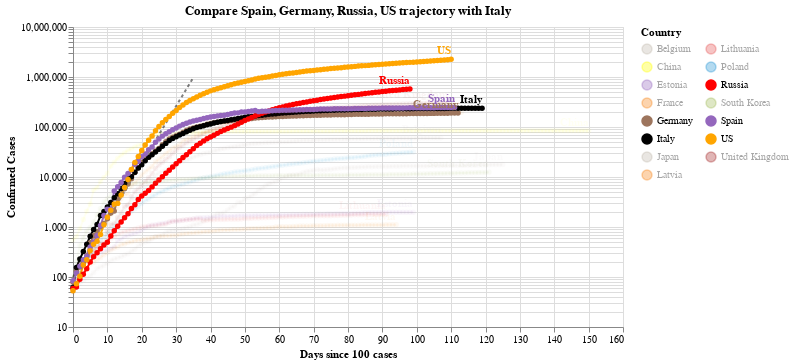

The cell this chart's notebook holds for it:
### Code cell
#hide_input
chart2 = make_since_chart(dff2, ['Spain', 'Germany','Russia', 'US'], baseline_countries)
chart2

### Figure 1 — Vega-Lite specification as saved in the notebook (floating-point values rounded to 4 significant figures; data arrays with more than 128 entries replaced by an {"elided": "..."} marker saying what was removed)
{"config": {"view": {"continuousWidth": 400, "continuousHeight": 300}}, "layer": [{"data": {"name": "data-628230001892d6798b50651be41d1b3e"}, "mark": {"type": "line", "color": "black", "opacity": 0.5, "strokeDash": [3, 3]}, "encoding": {"x": {"type": "quantitative", "field": "Days since 100 cases"}, "y": {"type": "quantitative", "field": "Confirmed Cases"}}}, {"data": {"name": "data-e3fc917d8b6276f2a28745cd4959f71d"}, "mark": {"type": "line", "point": true}, "encoding": {"color": {"type": "nominal", "field": "Country", "legend": {"columns": 2}, "scale": {"domain": ["Belgium", "China", "Estonia", "France", "Germany", "Italy", "Japan", "Latvia", "Lithuania", "Poland", "Russia", "South Korea", "Spain", "US", "United Kingdom"], "range": ["#C1B7AD", "yellow", "#9467bd", "#F58518", "#9D755D", "black", "#C1B7AD", "#F58518", "#E45756", "#2495D3", "red", "#A1BA59", "#9467bd", "orange", "brown"]}}, "opacity": {"condition": {"value": 1, "selection": "selector003"}, "value": 0.05}, "tooltip": [{"type": "nominal", "field": "Country"}, {"type": "temporal", "field": "Date"}, {"type": "quantitative", "field": "Confirmed Cases"}, {"type": "quantitative", "field": "Days since 100 cases"}], "x": {"type": "quantitative", "field": "Days since 100 cases"}, "y": {"type": "quantitative", "field": "Confirmed Cases", "scale": {"type": "log"}}}, "selection": {"selector003": {"type": "multi", "fields": ["Country"], "bind": "legend", "init": [{"Country": "Spain"}, {"Country": "Germany"}, {"Country": "Russia"}, {"Country": "US"}, {"Country": "Italy"}]}}, "width": 550}, {"data": {"name": "data-e3fc917d8b6276f2a28745cd4959f71d"}, "mark": {"type": "text", "align": "right", "dy": -8, "fontWeight": "bold"}, "encoding": {"color": {"type": "nominal", "field": "Country", "legend": {"columns": 2}, "scale": {"domain": ["Belgium", "China", "Estonia", "France", "Germany", "Italy", "Japan", "Latvia", "Lithuania", "Poland", "Russia", "South Korea", "Spain", "US", "United Kingdom"], "range": ["#C1B7AD", "yellow", "#9467bd", "#F58518", "#9D755D", "black", "#C1B7AD", "#F58518", "#E45756", "#2495D3", "red", "#A1BA59", "#9467bd", "orange", "brown"]}}, "opacity": {"condition": {"value": 1, "selection": "selector003"}, "value": 0.05}, "text": {"type": "nominal", "field": "Country"}, "tooltip": [{"type": "nominal", "field": "Country"}, {"type": "temporal", "field": "Date"}, {"type": "quantitative", "field": "Confirmed Cases"}, {"type": "quantitative", "field": "Days since 100 cases"}], "x": {"type": "quantitative", "field": "Days since 100 cases"}, "y": {"type": "quantitative", "field": "Confirmed Cases", "scale": {"type": "log"}}}, "transform": [{"filter": "(datum['Date'] >= 1592611200000)"}], "width": 550}], "title": "Compare Spain, Germany, Russia, US trajectory with Italy", "$schema": "https://vega.github.io/schema/vega-lite/v4.0.2.json", "datasets": {"data-628230001892d6798b50651be41d1b3e": [{"Days since 100 cases": 0, "Confirmed Cases": 100.0}, {"Days since 100 cases": 1, "Confirmed Cases": 130.0}, {"Days since 100 cases": 2, "Confirmed Cases": 169.0}, {"Days since 100 cases": 3, "Confirmed Cases": 219.7}, {"Days since 100 cases": 4, "Confirmed Cases": 285.6}, {"Days since 100 cases": 5, "Confirmed Cases": 371.3}, {"Days since 100 cases": 6, "Confirmed Cases": 482.7}, {"Days since 100 cases": 7, "Confirmed Cases": 627.5}, {"Days since 100 cases": 8, "Confirmed Cases": 815.7}, {"Days since 100 cases": 9, "Confirmed Cases": 1060.0}, {"Days since 100 cases": 10, "Confirmed Cases": 1379.0}, {"Days since 100 cases": 11, "Confirmed Cases": 1792.0}, {"Days since 100 cases": 12, "Confirmed Cases": 2330.0}, {"Days since 100 cases": 13, "Confirmed Cases": 3029.0}, {"Days since 100 cases": 14, "Confirmed Cases": 3937.0}, {"Days since 100 cases": 15, "Confirmed Cases": 5119.0}, {"Days since 100 cases": 16, "Confirmed Cases": 6654.0}, {"Days since 100 cases": 17, "Confirmed Cases": 8650.0}, {"Days since 100 cases": 18, "Confirmed Cases": 11250.0}, {"Days since 100 cases": 19, "Confirmed Cases": 14620.0}, {"Days since 100 cases": 20, "Confirmed Cases": 19000.0}, {"Days since 100 cases": 21, "Confirmed Cases": 24710.0}, {"Days since 100 cases": 22, "Confirmed Cases": 32120.0}, {"Days since 100 cases": 23, "Confirmed Cases": 41750.0}, {"Days since 100 cases": 24, "Confirmed Cases": 54280.0}, {"Days since 100 cases": 25, "Confirmed Cases": 70560.0}, {"Days since 100 cases": 26, "Confirmed Cases": 91730.0}, {"Days since 100 cases": 27, "Confirmed Cases": 119300.0}, {"Days since 100 cases": 28, "Confirmed Cases": 155000.0}, {"Days since 100 cases": 29, "Confirmed Cases": 201500.0}, {"Days since 100 cases": 30, "Confirmed Cases": 262000.0}, {"Days since 100 cases": 31, "Confirmed Cases": 340600.0}, {"Days since 100 cases": 32, "Confirmed Cases": 442800.0}, {"Days since 100 cases": 33, "Confirmed Cases": 575600.0}, {"Days since 100 cases": 34, "Confirmed Cases": 748300.0}, {"Days since 100 cases": 35, "Confirmed Cases": 972800.0}], "data-e3fc917d8b6276f2a28745cd4959f71d": {"elided": "1673 records"}}}
